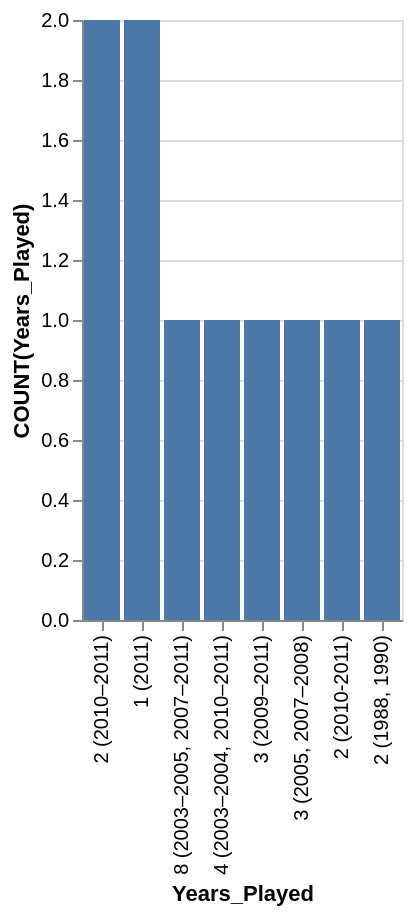

This figure's Vega-Lite source:
### Vega-Lite specification from a JSON file in a GitHub repository (floating-point values rounded to 4 significant figures)
{"data": {"values": [{"x_data": "2 (2010–2011)", "y_data": 2}, {"x_data": "1 (2011)", "y_data": 2}, {"x_data": "8 (2003–2005, 2007–2011)", "y_data": 1}, {"x_data": "4 (2003–2004, 2010–2011)", "y_data": 1}, {"x_data": "3 (2009–2011)", "y_data": 1}, {"x_data": "3 (2005, 2007–2008)", "y_data": 1}, {"x_data": "2 (2010-2011)", "y_data": 1}, {"x_data": "2 (1988, 1990)", "y_data": 1}]}, "mark": "bar", "encoding": {"x": {"field": "x_data", "type": "nominal", "title": "Years_Played", "sort": {"op": "sum", "field": "y_data", "order": "descending"}}, "y": {"field": "y_data", "type": "quantitative", "title": "COUNT(Years_Played)"}}}
